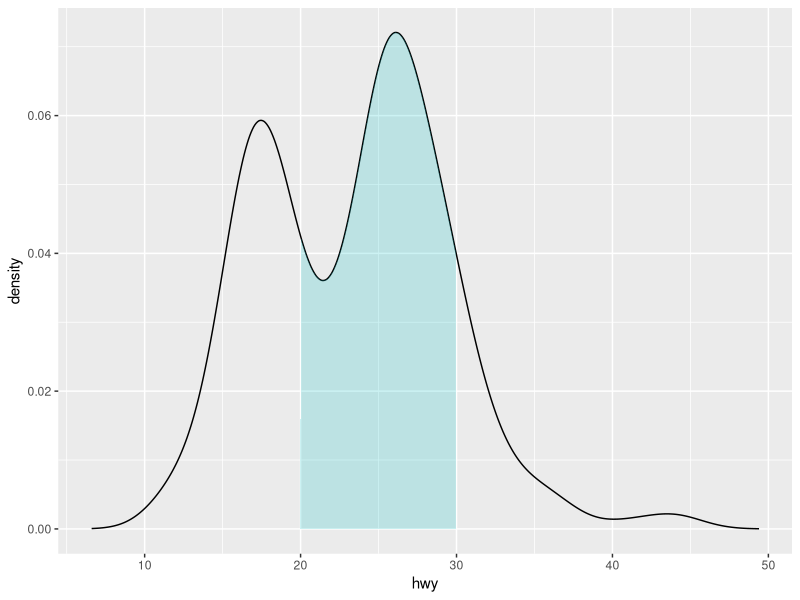
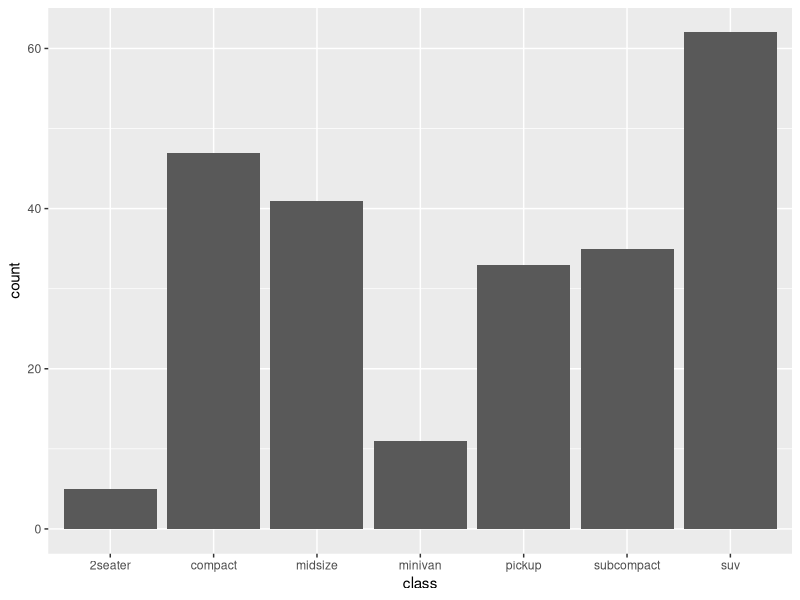
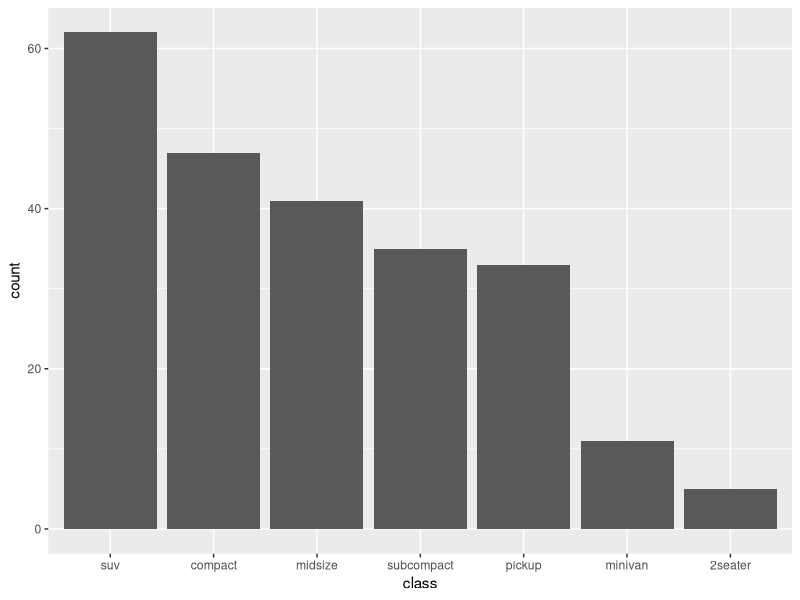
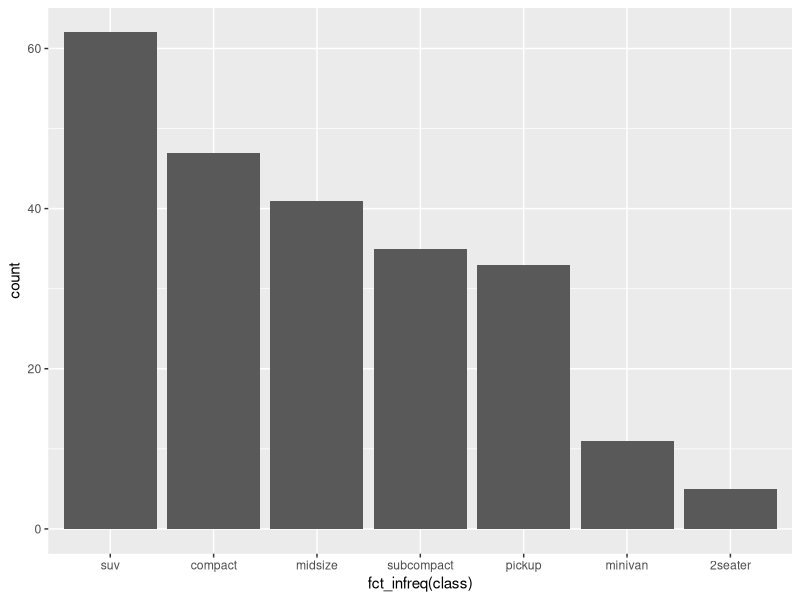
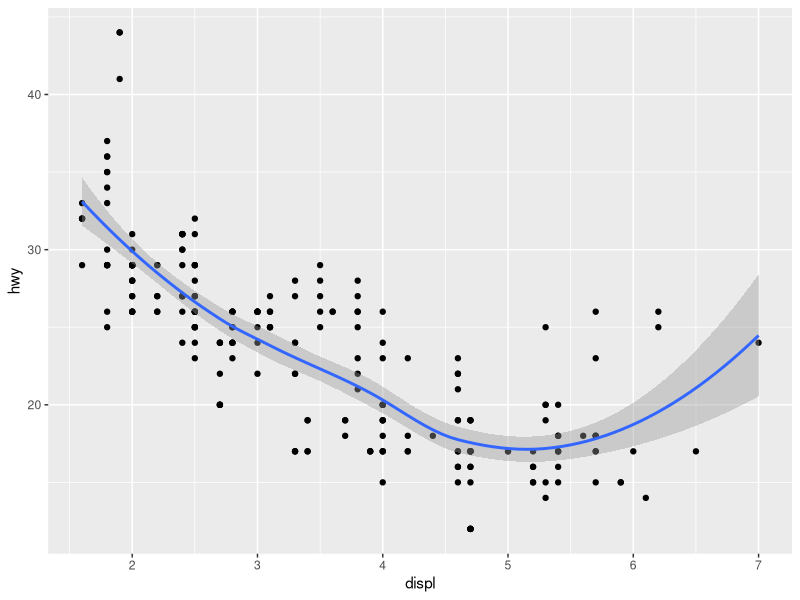
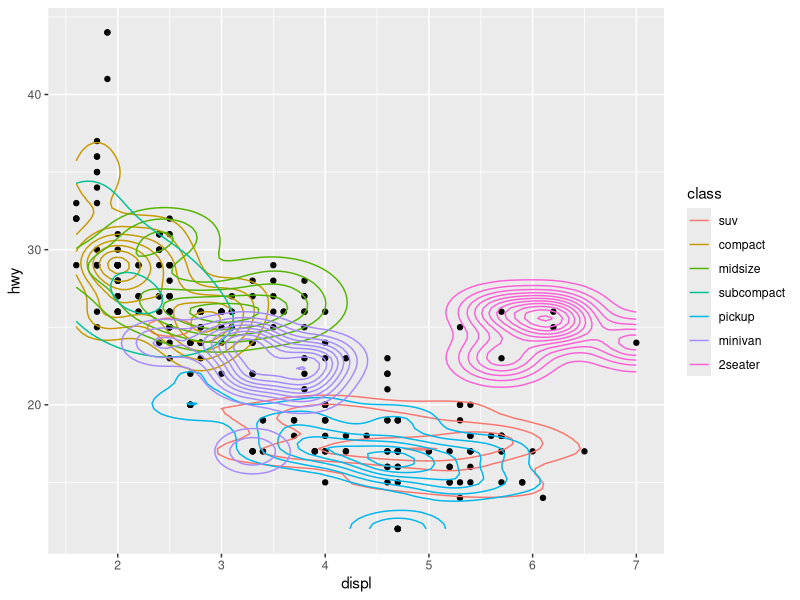
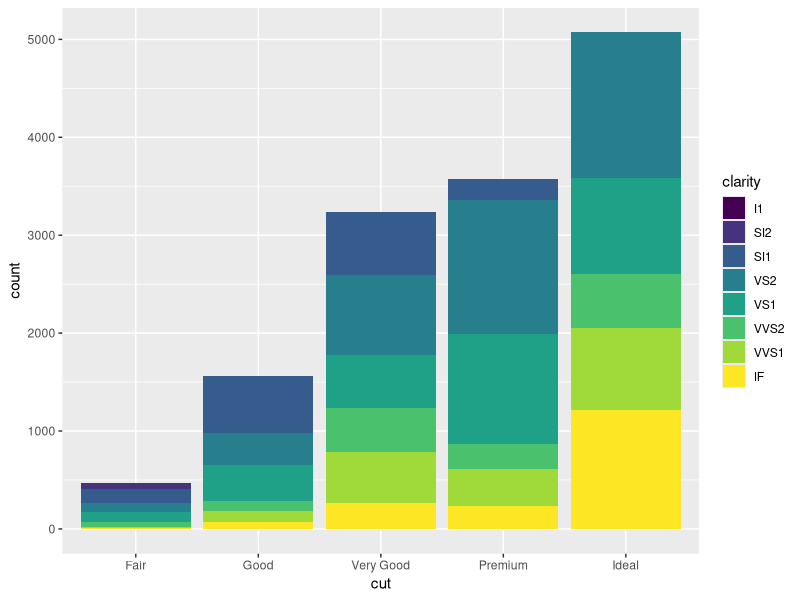
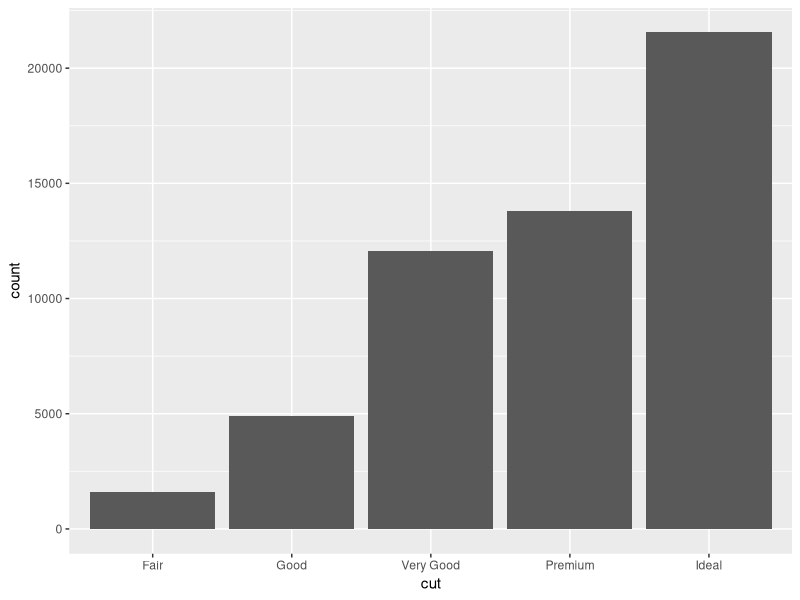

Write R code to recreate these figures, in order.
library(tidyverse)

data(mpg)



# density(): calculates kernel density estimates
density(mpg$hwy)
# calculate teh density estimates
d <- with(mpg, density(hwy))
# save the results as a data frame
tmp <- data.frame(hwy=d$x, density=d$y)
tmp %>% ggplot(aes(hwy,density)) +
  geom_line() +
  geom_area(aes(x=hwy,y=density),
            data = filter(tmp, between(hwy, 20, 30)),
            alpha=0.2, fill="#00BFC4")




# before sorting
ggplot(data = mpg, mapping = aes(x = class)) +
  geom_bar()

# looking into where the order comes from
data(mpg)
mpg$class <- as.factor(mpg$class)
levels(mpg$class)

mpg$class <- fct_infreq(mpg$class)
levels(mpg$class)

# plot once sorted
ggplot(data = mpg, mapping = aes(x = class)) +
  geom_bar()

# reset
data(mpg)
# or sort on the fly
ggplot(data = mpg, mapping = aes(x=fct_infreq(class)))+
  geom_bar()



ggplot(data = mpg) +
  geom_point(mapping = aes(x = displ, y = hwy)) +
  geom_smooth(mapping = aes(x = displ, y = hwy))


# 2d density plot
ggplot(data = mpg, mapping = aes(x = displ, y = hwy)) +
  geom_point() +
  geom_density_2d(aes(color = class))

?stat_summary()

ggplot(data = diamonds) +
  geom_bar(mapping = aes(x = cut, fill = clarity), position = "identity")



?geom_path

ggplot(data = diamonds) +
  geom_bar(mapping = aes(x = cut))

ggplot(diamonds) +
  geom_bar(aes(x = cut))

?geom_bar

?stat_summary
?geom_pointrange


?geom_smooth

ggplot(data = mpg, aes(x = hwy)) +
  geom_density(alpha = .2, fill= "#00BFC4", color = 0) +
  theme_bw()

ggplot(data = mpg, aes(x = hwy)) +
  geom_density(alpha = .2, fill= "#00BFC4", aes(y = ..count..)) +
  theme_bw()



ggplot(data = mpg, aes(x = displ, fill=drv)) +
  geom_density(aes(y = ..count..), alpha = .2) +
  geom_line(stat='density') + theme_bw()


?geom_jitter
?geom_line

ggplot(data=mpg,mapping=aes(x=displ,y=hwy,color = drv))+
  geom_point()+
  geom_point()
